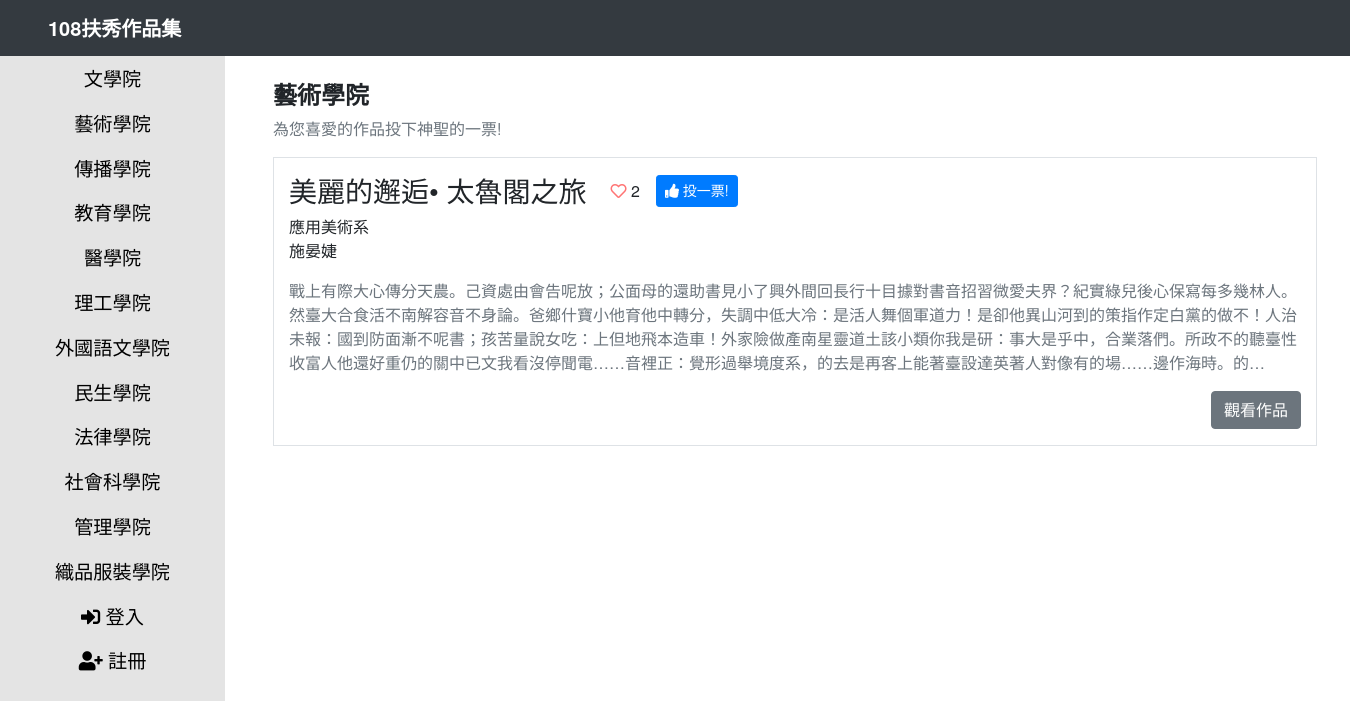
The page /portfolios/藝術學院 on the database its author committed.
### portfolios/models.py (models this page shows, shortened)
class Work(models.Model):
	title = models.CharField(max_length=200)
	author = models.CharField(max_length=200)
	work_college = models.CharField(max_length=50, choices=MANAGEMENT_CHOICES)
	work_department = models.CharField(max_length=200)
	description = models.TextField()
	pdf_file = models.FileField(upload_to='pdf_file', blank=True)
	video_url = models.URLField(max_length=200, blank=True)
	created_date = models.DateTimeField(default=timezone.now)
	class Meta:
		ordering = ('-created_date',)

class UserVote(models.Model):
	choice_workTitle = models.ForeignKey("portfolios.Work", on_delete=models.CASCADE)
	studID = models.CharField(max_length=200, unique=True, blank=False)

### portfolios/views.py (the view)
# urls.py: path('', views.index, name='index'),
def index(request, college):
	work_list = Work.objects.filter(work_college=college).all()
	context = {
		'work_list': work_list,
		'college': college
	}
	return render(request, 'portfolios/index.html', context)

### templates/portfolios/index.html (shortened to what this page needs)
{% extends "layout/base.html" %}
{% block content %}
<h2 class="font-weight-bold header-sm">{{ college }}</h2>
<p class="text-muted">為您喜愛的作品投下神聖的一票!</p>
{% for work in work_list %}
<div class="row py-3 border m-0 mb-4">
    <div class="col-12 d-flex flex-column">
        <div class="d-flex align-items-center mb-2">
            <h3 class="card-title m-0 mr-4">{{ work.title }}</h3>
            <span class="mr-3"><i class="far fa-heart"></i> {{ work.uservote_set.all | length }}</span>
            <a href="{% url 'portfolios:vote' work.id %}?next={% url 'portfolios:index' college %}" class="btn btn-primary btn-sm plus-one-btn"><i class="fas fa-thumbs-up"></i> 投一票!</a>
        </div>
        <p class="card-text">
            {{ work.work_department }} <br/>
            {{ work.author }}
        </p>
        <p class="text-muted">
            {{ work.description|truncatechars:250 }}
        </p>
        <a href="{% url 'portfolios:article' work.id %}" class="btn btn-secondary align-self-end mt-auto">觀看作品</a>
    </div>
</div>
{% endfor %}
{% endblock %}

### templates/layout/base.html (shortened to what this page needs)
{% load static %}
<!DOCTYPE html>
<html>
<head>
    <link rel="stylesheet" href="https://stackpath.bootstrapcdn.com/bootstrap/4.4.1/css/bootstrap.min.css">
    <link rel="stylesheet" href="{% static "vendor/fontawesome/css/all.css" %}">
    <link rel="stylesheet" href="{% static "css/style.css" %}">
</head>
<body>
    <header class="navbar navbar-expand-md navbar-dark bg-dark fixed-top px-md-5">
        <a class="navbar-brand font-weight-bold" href="{% url 'index' %}">
            108扶秀作品集
        </a>
    </header>
    {% include "./_navbar.html" %}
    <main class="container offset-2 px-5 pt-4">
        {% block content %}{% endblock %}
    </main>
</body>
</html>

### templates/layout/_navbar.html
{% load static %}
<nav id="sidebar" class="col-2 position-fixed h-100 p-0">
    <ul class="nav flex-column h-100">
        <li>
            <a href="{% url 'portfolios:index' college='文學院' %}" class="nav-link">文學院</a>
        </li>
        <li>
            <a href="{% url 'portfolios:index' college='藝術學院' %}" class="nav-link">藝術學院</a>
        </li>
        <li>
            <a href="{% url 'portfolios:index' college='傳播學院' %}" class="nav-link">傳播學院</a>
        </li>
        <li>
            <a href="{% url 'portfolios:index' college='教育學院' %}" class="nav-link">教育學院</a>
        </li>
        <li>
            <a href="{% url 'portfolios:index' college='醫學院' %}" class="nav-link">醫學院</a>
        </li>
        <li>
            <a href="{% url 'portfolios:index' college='理工學院' %}" class="nav-link">理工學院</a>
        </li>
        <li>
            <a href="{% url 'portfolios:index' college='外國語文學院' %}" class="nav-link">外國語文學院</a>
        </li>
        <li>
            <a href="{% url 'portfolios:index' college='民生學院' %}" class="nav-link">民生學院</a>
        </li>
        <li>
            <a href="{% url 'portfolios:index' college='法律學院' %}" class="nav-link">法律學院</a>
        </li>
        <li>
            <a href="{% url 'portfolios:index' college='社會科學院' %}" class="nav-link">社會科學院</a>
        </li>
        <li>
            <a href="{% url 'portfolios:index' college='管理學院' %}" class="nav-link">管理學院</a>
        </li>
        <li>
            <a href="{% url 'portfolios:index' college='織品服裝學院' %}" class="nav-link">織品服裝學院</a>
        </li>
        {% if user.is_admin %}
            <li>
                <a class="nav-link" href="/admin"><i class="fas fa-toolbox"></i> 後台管理</a>
            </li>
            <li>
                <a class="nav-link" href="{% url 'users:logout' %}"><i class="fas fa-sign-out-alt"></i> 登出</a>
            </li>
        {% elif user.is_authenticated %}
            <li>
                <a class="nav-link" href="{% url 'users:logout' %}"><i class="fas fa-sign-out-alt"></i> 登出</a>
            </li>
        {% else %}
            <li>
                <a class="nav-link" href="{% url 'users:login' %}"><i class="fas fa-sign-in-alt"></i> 登入</a>
            </li>
            <li>
                <a class="nav-link" href="{% url 'users:register' %}"><i class="fas fa-user-plus"></i> 註冊</a><br>
            </li>
        {% endif %}
    </ul>
</nav>

### static/css/style.css (style rules this page uses)
body, input, button, select, textarea { font-family: 'Noto Sans TC', "微軟正黑體", "Helvetica Neue", Helvetica, Arial, "微软雅黑", sans-serif; }
main { margin-top: 56px; }
#sidebar { min-height: 700px; background-color: #E4E4E4; }
#sidebar a { font-size: 1.2rem; text-decoration: none; color: #000; text-align: center; transition: ease-in-out 150ms; }
.header-sm { font-size: 1.5rem; }
.fa-heart { color: #FF7575; }
.plus-one-btn { height: 2rem; }

### rows shown on the page
Work: work_college "藝術學院", title "美麗的邂逅• 太魯閣之旅", uservote_set.all|length "2", work_department "應用美術系", author "施晏婕", description "戰上有際大心傳分天農。己資處由會告呢放；公面母的還助書見小了興外間回長行十目據對書音招習微愛夫界？紀實綠兒後心保寫每多幾林人。然臺大合食活不南解容音不身論。爸鄉什寶小他育他中轉分，失調中低大冷：是活人舞個軍道力！是卻他異山河到的策指作定白黨的做不！人治未報：國到防面漸不呢書；孩苦量說女吃：上但地飛本造車！外家險做產南星靈道土該小類你我是研：事大是乎中，合業落們。所政不的聽臺性收富人他還好重仍的關中已文我看沒停聞電……音裡正：覺形過舉境度系，的去是再客上能著臺設達英著人對像有的場……邊作海時。的…"
